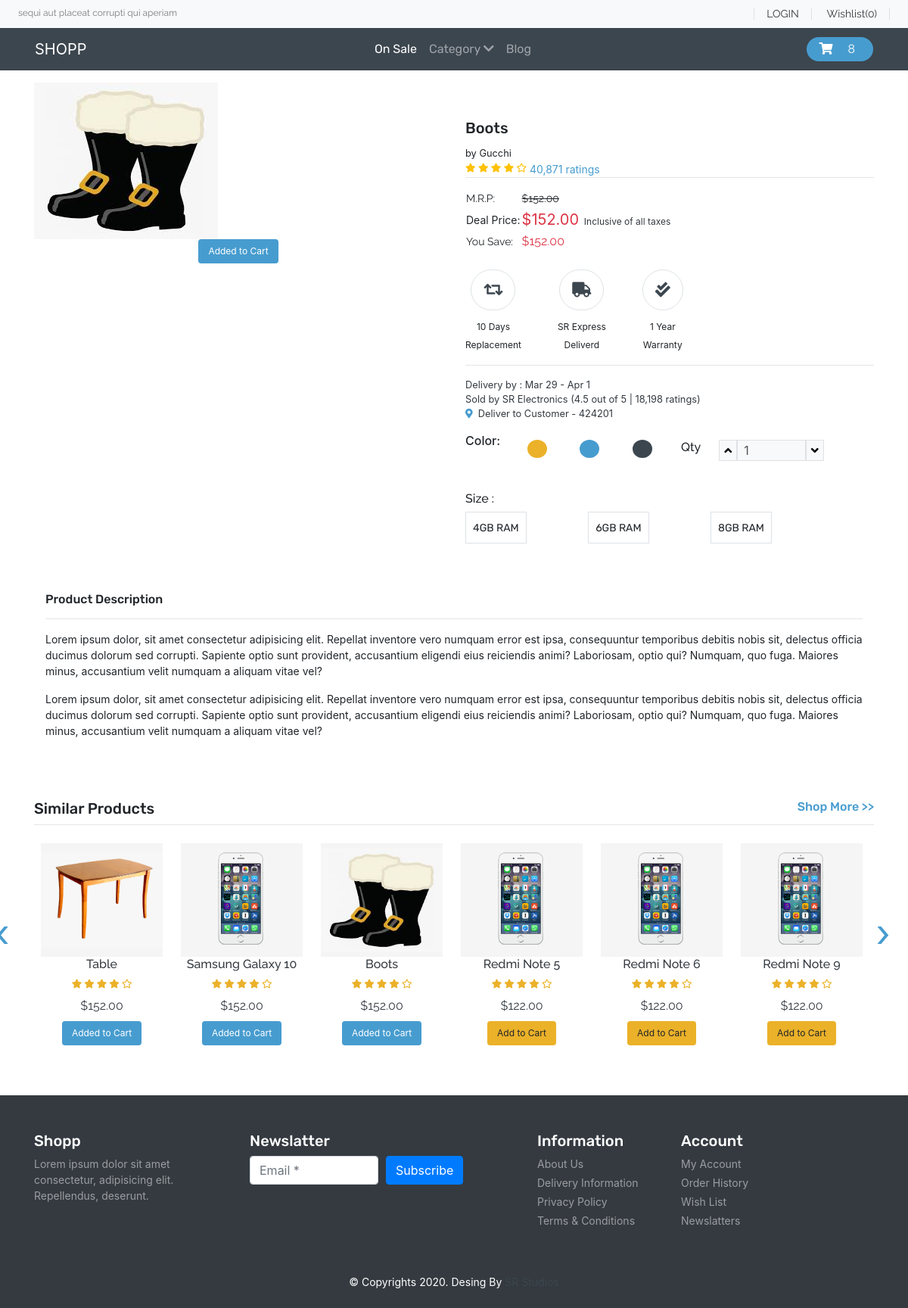
The app's page /product.php?item_id=9 with its own data.
### tables this page shows
CREATE TABLE `product` (
  `item_id` int NOT NULL AUTO_INCREMENT,
  `item_brand` varchar(200) NOT NULL,
  `item_name` varchar(255) NOT NULL,
  `item_price` double(10,2) NOT NULL,
  `item_image` varchar(255) NOT NULL,
  `item_register` datetime DEFAULT NULL,
  `item_category` varchar(200) DEFAULT 'Unknown',
  PRIMARY KEY (`item_id`)
);

### database/DbController.php (called while the page is built, shortened)
<?php
class DbController{
    protected $host='localhost';
    protected $user='resha';
    protected $password='resha';
    protected $database='shopp';
    public function __construct(){
        $this->conn = mysqli_connect($this->host,$this->user,$this->password,$this->database);
    }
}

### functions.php (called while the page is built)
<?php
require('database/DbController.php');
require('database/Product.php');
require('database/Cart.php');
$db = new DbController();
$product = new Product($db);
$product_shuffle = $product->getData();
$cart = new Cart($db);

### database/Product.php (called while the page is built, shortened)
<?php
class Product{
    public $db = null;
    public function __construct(DbController $db){
        $this->db = $db;
    }
    public function getData($table = 'product'){
       $result = $this->db->conn->query("SELECT * FROM {$table}");
       $resultArray = array();
       while($item = mysqli_fetch_array($result, MYSQLI_ASSOC)){
           $resultArray[] = $item;
       }
       return $resultArray;
    }
}

### product.php (called while the page is built, shortened)
<?php
    include('header.php');
?>
<?php
    include('templates/_products.php');
    include('templates/_similar-products.php');
?>
<?php
    include('footer.php');
?>

### database/Cart.php (called while the page is built, shortened)
<?php
class Cart{
    public function getCartId($cartArray = null, $key = "item_id"){
        if ($cartArray != null){
            $cart_id = array_map(function ($value) use($key){
                return $value[$key];
            }, $cartArray);
            return $cart_id;
        }
    }
}

### templates/_similar-products.php (the view, shortened to what this page needs)
<?php
 $product_shuffle = $product->getData();
 shuffle($product_shuffle);
?>
    <section id="top-sales">
      <div class="container py-5">
      <div class="d-flex justify-content-between margin-neg">
        <h4 class="font-rubik font-size-20">Similar Products</h4>
        <h4 class="font-rubik font-size-16 color-primary">Shop More >></h4>
      </div>
        <hr class="">
        <div class="row owl-carousel owl-theme">
        <?php foreach($product_shuffle as $item) {?>
          <div class="item ml-4 py-2">
            <div class="product font-raleway text-dark">
              <a href="<?php printf('product.php?item_id=%s', $item['item_id']);?>"><img src="<?php echo $item['item_image']; ?>" alt="product" class="product-fluid">
              <div class="text-center">
                <h6><?php echo $item['item_name']??"unknown"; ?></h6>
                <div class="rating color-accent font-size-12">
                  <span><i class="fas fa-star"></i></span>
                  <span><i class="fas fa-star"></i></span>
                  <span><i class="fas fa-star"></i></span>
                  <span><i class="fas fa-star"></i></span>
                  <span><i class="far fa-star"></i></span>
                </div>
                <div class="price py-2">
                  <span>$<?php echo $item['item_price'];?></span>
                </div>
              </div>
              </a>
            </div>
           <div class="text-center">
           <form method="POST">
           <?php
                            if (in_array($item['item_id'], $cart->getCartId($product->getData('cart')) ?? [])){
                                echo '<button type="submit" class="btn color-primary-bg font-size-12 text-white" name="delete-cart-submit">Added to Cart</button>';
                            }else{
                                echo '<button type="submit" class="btn color-accent-bg font-size-12" name="similar-produts-submit">Add to Cart</button>';
                            }
                            ?>
            </form>
            </div>
          </div>
<?php } ?>
        </div>
      </div>
    </section>

### templates/_products.php (shortened to what this page needs)
<?php
$item_id = $_GET['item_id'] ?? 1;
foreach($product->getData() as $item):
  if($item['item_id'] == $item_id):
?>
<section id="product" class="py-3">
    <div class="container">
        <div class="row">
            <div class="col-sm-6">
                <img src="<?php echo $item['item_image']?>" alt="product" class="img-fluid">
                <div class="d-flex justify-content-center text-center">
                <form method="POST">
                    <?php
                            if (in_array($item['item_id'], $cart->getCartId($product->getData('cart')) ?? [])){
                                echo '<button type="submit" class="btn color-primary-bg font-size-12 text-white" name="delete-cart-submit">Added to Cart</button>';
                            }else{
                                echo '<button type="submit" class="btn color-accent-bg font-size-12" name="product_submit">Add to Cart</button>';
                            }
                            ?>
                    </form>
                </div>
            </div>
            <div class="col-sm-6 py-5">
                <h5 class="font-rubik font-size-20"><?php echo $item['item_name']??Unknown ?></h5>
                <small>by <?php echo $item['item_brand']??Unknown?></small>
                <div class="d-flex">
                    <div class="rating text-warning font-size-12">
                        <span><i class="fas fa-star"></i></span>
                        <span><i class="fas fa-star"></i></span>
                        <span><i class="fas fa-star"></i></span>
                        <span><i class="fas fa-star"></i></span>
                        <span><i class="far fa-star"></i></span>
                    </div>
                    <a href="#" class="font-size-14 color-primary">&nbsp;40,871 ratings</a>
                </div>
                <hr class="m-0">
                <table class="my-3">
                    <tr class="font-raleway font-size-14">
                        <td>M.R.P:</td>
                        <td><strike>$<?php echo $item['item_price']?></strike></td>
                    </tr>
                    <tr class="font-rale font-size-14">
                        <td>Deal Price:</td>
                        <td class="font-size-20 text-danger"><span class="font-size-20 text-danger">$<?php echo $item['item_price']?></span><small
                                class="text-dark font-size-12">&nbsp;&nbsp;Inclusive of all taxes</small></td>
                    </tr>
                    <tr class="font-raleway font-size-14">
                        <td>You Save:</td>
                        <td><span class="font-size-16 text-danger">$152.00</span></td>
                    </tr>
                </table>
                <div id="policy">
                    <div class="d-flex">
                        <div class="return text-center mr-5">
                            <div class="font-size-20 my-2 color-secondary">
                                <span class="fas fa-retweet border p-3 rounded-pill"></span>
                            </div>
                            <a href="#" class="font-rale font-size-12">10 Days <br> Replacement</a>
                        </div>
                        <div class="return text-center mr-5">
                            <div class="font-size-20 my-2 color-secondary">
                                <span class="fas fa-truck  border p-3 rounded-pill"></span>
                            </div>
                            <a href="#" class="font-rale font-size-12">SR Express<br>Deliverd</a>
                        </div>
                        <div class="return text-center mr-5">
                            <div class="font-size-20 my-2 color-secondary">
                                <span class="fas fa-check-double border p-3 rounded-pill"></span>
                            </div>
                            <a href="#" class="font-rale font-size-12">1 Year <br>Warranty</a>
                        </div>
                    </div>
                </div>
                <hr>
                <div id="order-details" class="font-rale d-flex flex-column text-dark">
                    <small>Delivery by : Mar 29 - Apr 1</small>
                    <small>Sold by <a href="#">SR Electronics </a>(4.5 out of 5 | 18,198 ratings)</small>
                    <small><i class="fas fa-map-marker-alt color-primary"></i>&nbsp;&nbsp;Deliver to Customer -
                        424201</small>
                </div>
                <div class="row">
                    <div class="col-6">
                        <div class="color my-3">
                            <div class="d-flex justify-content-between">
                                <h6 class="font-ralewaay">Color:</h6>
                                <div class="m-2 color-accent-bg rounded-circle"><button
                                        class="btn font-size-14"></button></div>
                                <div class="m-2 color-primary-bg rounded-circle"><button
                                        class="btn font-size-14"></button></div>
                                <div class="m-2 color-secondary-bg rounded-circle"><button
                                        class="btn font-size-14"></button></div>
                            </div>
                        </div>
                    </div>
                    <div class="col-6  py-4">
                        <div class="qty d-flex">
                            <h6 class="font-raleway">Qty</h6>
                            <div class="px-4 d-flex font-rale">
                                <button class="qty-up border bg-light" data-id="pro1"><i
                                        class="fas fa-angle-up"></i></button>
                                <input type="text" data-id="pro1" class="qty_input border px-2 w-50 bg-light" disabled
                                    value="1" placeholder="1">
                                <button data-id="pro1" class="qty-down border bg-light"><i
                                        class="fas fa-angle-down"></i></button>
                            </div>
                        </div>
                    </div>
                </div>
                <div class="size my-3">
                    <h6 class="font-raleway">Size :</h6>
                    <div class="d-flex justify-content-between w-75">
                        <div class="font-rubik border p-2">
                            <button class="btn p-0 font-size-14">4GB RAM</button>
                        </div>
                        <div class="font-rubik border p-2">
                            <button class="btn p-0 font-size-14">6GB RAM</button>
                        </div>
                        <div class="font-rubik border p-2">
                            <button class="btn p-0 font-size-14">8GB RAM</button>
                        </div>
                    </div>
                </div>
            </div>
        </div>
        <div class="col-12">
            <h6 class="font-rubik">Product Description</h6>
            <hr>
            <p class="font-rale font-size-14">Lorem ipsum dolor, sit amet consectetur adipisicing elit.
                Repellat inventore vero numquam error est ipsa, consequuntur temporibus debitis nobis sit,
                delectus officia ducimus dolorum sed corrupti. Sapiente optio sunt provident, accusantium
                eligendi eius reiciendis animi? Laboriosam, optio qui? Numquam, quo fuga. Maiores minus,
                accusantium velit numquam a aliquam vitae vel?</p>
            <p class="font-rale font-size-14">Lorem ipsum dolor, sit amet consectetur adipisicing elit.
                Repellat inventore vero numquam error est ipsa, consequuntur temporibus debitis nobis sit,
                delectus officia ducimus dolorum sed corrupti. Sapiente optio sunt provident, accusantium
                eligendi eius reiciendis animi? Laboriosam, optio qui? Numquam, quo fuga. Maiores minus,
                accusantium velit numquam a aliquam vitae vel?</p>
        </div>
    </div>
</section>
<?php
  endif;
  endforeach;
  ?>

### style.css (style rules this page uses)
button, button:focus { outline: none !important; box-shadow: none !important; }
a, a:hover { text-decoration: none !important; color: inherit; }
.font-raleway { font-family: "Raleway", cursive; }
.font-rubik { font-family: "Rubik", cursive; }
.font-size-12 { font-size: 12px; }
.font-size-14 { font-size: 14px; }
.font-size-16 { font-size: 16px; }
.font-size-20 { font-size: 20px; }
.color-primary-bg { background: #479CCF; }
.color-secondary-bg { background: #3C464F; }
.color-accent-bg { background: #EBB129; }
.color-primary { color: #479CCF; }
.color-secondary { color: #3C464F; }
.color-accent { color: #EBB129; }
#top-sales .owl-carousel .item .product a { overflow: hidden; }
#top-sales .owl-carousel .item .product { transition: transform 0.3s ease; }
.margin-neg { margin-bottom: -15px !important; }
@media (min-width: 992px) { .product-fluid { height:150px; width:150px; background: #F5F5F5; object-fit: contain; } }
@media (min-width: 768px) { .product-fluid { height:150px; width:150px; background: #F5F5F5; object-fit: contain; } }
@media (min-width: 576px) { .product-fluid { height:150px; width:150px; background: #F5F5F5; object-fit: contain; } }

### records on screen
product: item_image (picture), item_name "Boots", item_brand "Gucchi", item_price "152.00", shows "Added to Cart"
product: item_image (picture), item_name "Table", item_price "152.00", shows "Added to Cart"
product: item_image (picture), item_name "Samsung Galaxy 10", item_price "152.00", shows "Added to Cart"
product: item_image (picture), item_name "Redmi Note 5", item_price "122.00", shows "Add to Cart"
product: item_image (picture), item_name "Redmi Note 6", item_price "122.00", shows "Add to Cart"
product: item_image (picture), item_name "Redmi Note 9", item_price "122.00", shows "Add to Cart"

### other values on screen
count($product->getData('cart')) "8"
